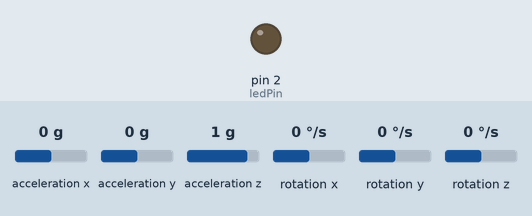
Bench run of a sketch on a simulated Arduino Uno, built with avr-gcc and run on an emulated ATmega328P. Shown: output pins drawn as LEDs (lit = HIGH). The test bench sets the inputs (shaded band); at power-on: acceleration x 0 g, acceleration y 0 g, acceleration z 1 g, rotation x 0 °/s, rotation y 0 °/s, rotation z 0 °/s. What the sketch prints to the serial monitor is not drawn.

Above: at 1.2 s.
1.3 s: acceleration x set to -0.5 g
2.8 s: acceleration x set to -0.8 g
At 3.7 s:
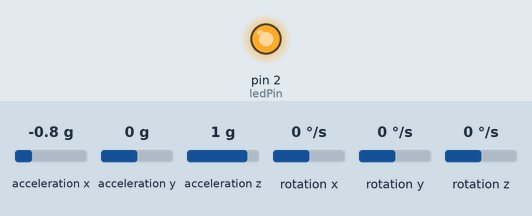
4.3 s: acceleration x set to 0 g
At 5.5 s:
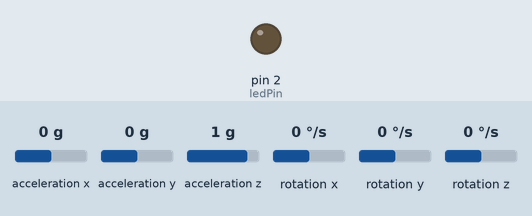
5.8 s: acceleration x set to -1.4 g
At 6.3 s:
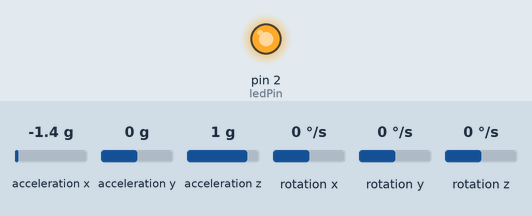
Timing chart, 0 to 8.3 s (numbered marks = the images above; inputs shaded):
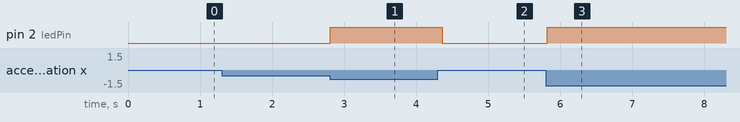

The sketch:

sensing_device_code_V1.0.ino
```cpp
#include <Wire.h>
#include <MPU6050.h>

MPU6050 mpu;

const int ledPin = 2; // LED pin

void setup() {
  Serial.begin(115200);
  pinMode(ledPin, OUTPUT);
  Wire.begin();
  mpu.initialize();

  if (!mpu.testConnection()) {
    Serial.println("MPU6050 connection failed");
    for(;;); // Infinite loop
  } else {
    Serial.println("MPU6050 connection successful");
  }
}

void loop() {
  // Reading the raw values from accelerometer and gyroscope
  int16_t ax, ay, az;
  int16_t gx, gy, gz;

  mpu.getMotion6(&ax, &ay, &az, &gx, &gy, &gz);

  // Placeholder for converting raw values to angles and comparing them
  // For demonstration, let's assume a very simple check based on raw accelerometer values
  if (abs(ax) > 10000 || abs(ay) > 10000) { // These thresholds are arbitrary
    digitalWrite(ledPin, HIGH); // Turn LED on
  } else {
    digitalWrite(ledPin, LOW); // Turn LED off
  }

  delay(100); // Delay for a short period of time
}
```

Measured:
- the behaviour switches between -0.6 and -0.7 g on acceleration x (found by bisection; images 0 and 1)
- after the input at 1.3 s, every drawn part: stays the same
- after the input at 2.8 s, pin 2 (ledPin): LOW → HIGH at once
- after the input at 4.3 s, pin 2 (ledPin): HIGH → LOW after 0.06 s
- after the input at 5.8 s, pin 2 (ledPin): LOW → HIGH at once
